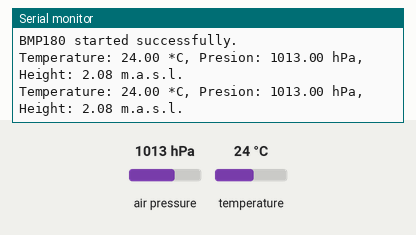
Recording of a sketch running on a simulated Arduino Uno, built with avr-gcc and run on an emulated ATmega328P. Parts: the last lines printed to the serial monitor. The inputs (shaded band) are chosen by the test bench; at power-on: air pressure 1013 hPa, temperature 24 °C.

Above: at 1.8 s.
1.9 s: air pressure set to 952 hPa
At 2.9 s:
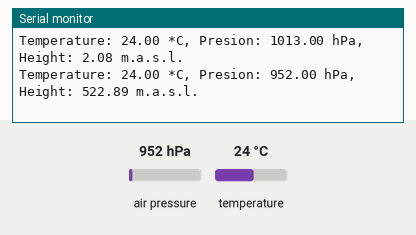
3.4 s: temperature set to 12 °C
At 4.7 s:
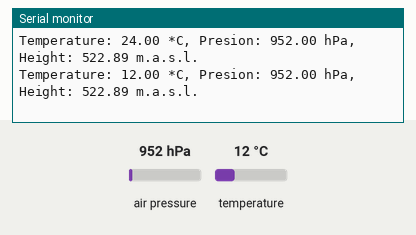
4.9 s: air pressure set to 975 hPa
At 6.0 s:
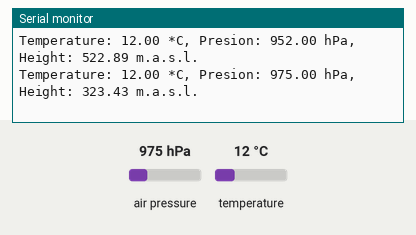
Timing chart, 0 to 7.9 s (numbered marks = the images above; inputs shaded):
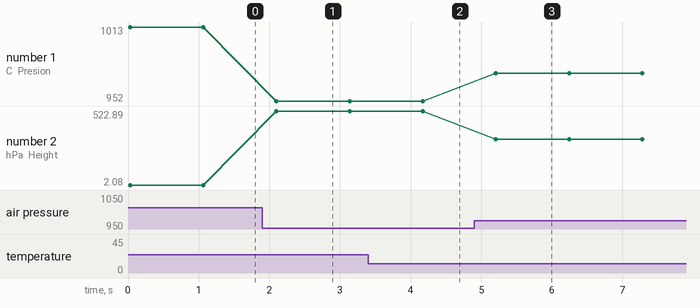

The sketch:

Temperature_BarometricPressure_H.A.S.L_Test.ino
```cpp
#include <SFE_BMP180.h> //Include the library by barometric presion sensor
#include <Wire.h>

//Sensor declaration
SFE_BMP180 bmp180;

//Initial data
double SeaLevelPresion=1013.25; //Sea level presion in height of 0 m.a.s.l.

void setup() {
  //Serial comunication speed
  Serial.begin(9600);

  //Condition that validates that the BMP180 started correctly
  if (bmp180.begin())
    Serial.println("BMP180 started successfully.");
  else{
    Serial.println("Error starting BMP180.");
    while(1); //Infinite loop
  }
}

void loop() {
  //Data definition
  char status;
  double T,P,H;

  //Temperature reading start
  status = bmp180.startTemperature();

  //Condition that validates the operation of the BMP180
  if (status != 0) {
    //Pause to finish reading
    delay(status);

    //Get the temperature
    status = bmp180.getTemperature(T);

    //Condition that validates the operation of the BMP180
    if (status != 0) {
      //Pressure reading start
      status = bmp180.startPressure(3);
      if (status != 0) {
        //Pause to finish reading
        delay(status);

       //Get the pressure
        status = bmp180.getPressure(P,T);

        //Condition that validates the operation of the BMP180
        if (status != 0) {
          /*------Calculate the altitude--------*/
          H= bmp180.altitude(P,SeaLevelPresion);

          //Data printing
          Serial.print("Temperature: ");
          Serial.print(T);
          Serial.print(" *C, ");
          Serial.print("Presion: ");
          Serial.print(P);
          Serial.print(" hPa, ");
          Serial.print("Height: ");
          Serial.print(H);
          Serial.println(" m.a.s.l.");
        }
      }
    }
  }
  //Delay of 1 second
  delay(1000);
}
```

Measured:
- after the input at 1.9 s, the serial monitor: prints a new line after 0.20 s (image 1)
- after the input at 3.4 s, the serial monitor: prints a new line after 0.77 s (image 2)
- after the input at 4.9 s, the serial monitor: prints a new line after 0.31 s (image 3)
- plotted number 1: 1013 → 952 after the input at 1.9 s, 952 → 975 after the input at 4.9 s
- plotted number 2: 2.08 → 522.89 after the input at 1.9 s, 522.89 → 323.43 after the input at 4.9 s
